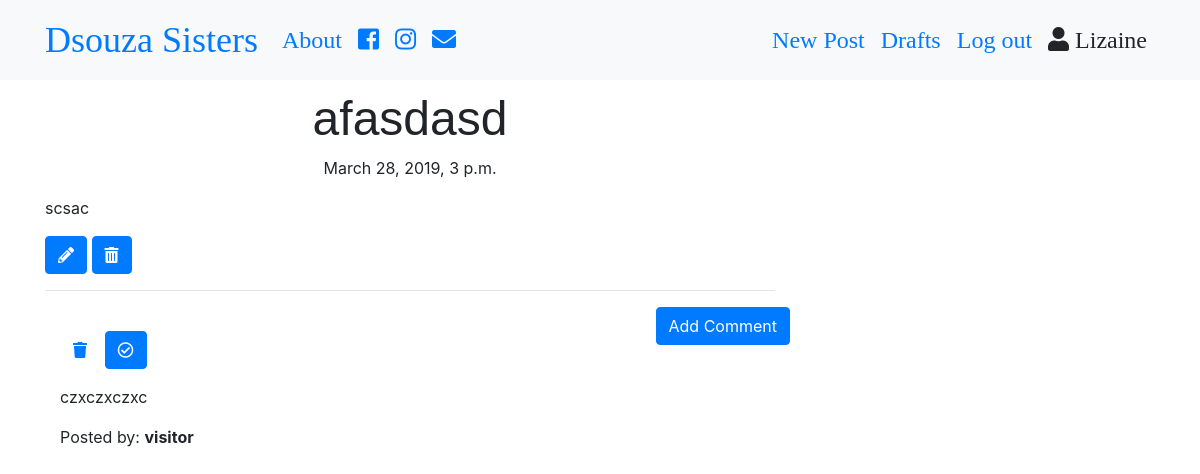
The page /post/9 (signed in) on the database its author committed.
### blog/models.py (models this page shows, shortened)
class Post(models.Model):
    author = models.ForeignKey('auth.User',on_delete=models.CASCADE)
    post_images = models.ImageField(upload_to='post_images',blank=True)
    title = models.CharField(max_length=200)
    text = models.TextField()
    create_date = models.DateTimeField(auto_now_add=True)
    published_date = models.DateTimeField(blank=True,null=True)

class Comment(models.Model):
    post = models.ForeignKey('blog.Post',related_name='comments',on_delete=models.CASCADE)
    author = models.CharField(max_length=200)
    text = models.TextField()
    create_date = models.DateTimeField(auto_now_add=True)
    approved_comments = models.BooleanField(default=False)

### blog/views.py (the view)
# urls.py: path('post/<int:pk>',views.PostDetailView.as_view(),name='post_detail'),
class PostDetailView(DetailView):
    model = Post

### blog/templates/blog/post_detail.html (shortened to what this page needs)
{% extends "blog/base.html" %}
{% block content %}
<h1 class ="posttitle loader">{{post.title}}</h1>
{%  if post.published_date %}
<div class="date postdate">
  {{ post.published_date}}
</div>
{% else %}
<a class="btn btn-default" href="{% url 'post_publish' pk=post.pk %}">Publish <span class='fas fa-upload'></span></a>
{% endif %}
<p class='postcontent'>{{ post.text|safe|linebreaksbr}}</p>
{% if user.is_authenticated %}
<a class="btn btn-primary" href="{% url 'post_update' pk=post.pk %}">
<span class='fas fa-pencil-alt'></span>
</a>
<a class="btn btn-primary" href="{% url 'post_delete' pk=post.pk %}">
<span class='fas fa-trash-alt'></span>
</a>
{% endif %}
<hr>
<a class="btn btn-primary btn-comment" href="{% url 'add_comment_to_post' pk=post.pk %}">Add Comment</a>
<div class="container">
  {% for comment in post.comments.all %}
  <br>
  {% if user.is_authenticated or comment.approved_comment %}
      {% if not comment.approved_comment %}
      <a class="btn btn-default" href="{% url 'comment_remove' pk=comment.pk %}">
      <span class='fas fa-trash'></span>
    </a>
      <a class="btn btn-primary" href="{% url 'comment_approve' pk=comment.pk %}">
      <span class='far fa-check-circle'></span>
    </a>
      {% endif %}
      <p>{{ comment.text|safe|linebreaks }}</p>
      <p>Posted by: <strong>{{ comment.author }}</strong></p>
      {% endif %}
      {% empty %}
      <p>No Comments!</p>
  {% endfor %}
</div>
{% endblock %}

### blog/templates/blog/base.html (shortened to what this page needs)
<!DOCTYPE html>
{% load static %}
<html lang="en" dir="ltr">
  <head>
  <link rel="stylesheet" href="https://stackpath.bootstrapcdn.com/bootstrap/4.1.3/css/bootstrap.min.css">
<link rel="stylesheet" href="https://use.fontawesome.com/releases/v5.4.2/css/all.css">
<link rel="stylesheet" href="//cdn.jsdelivr.net/npm/medium-editor@latest/dist/css/medium-editor.min.css" type="text/css" media="screen" charset="utf-8">
<link rel="stylesheet" href="{% static 'css/blog.css' %}">
  </head>
  <body class="loader">
    <nav class="navbar navbar-expand-lg bg-light techfont">
      <div class="container">
        <div class="navbar-nav align-items-center">
          <a class="navbar-brand bigbrand" href="{% url 'post_list' %}">Dsouza Sisters</a>
          <a class="nav-item nav-link" href="{% url 'about' %}">About</a>
          <a class="nav-item nav-link" href="https://www.facebook.com"><span class="fab fa-facebook-square"></span></a></a>
          <a class="nav-item nav-link" href="https://www.instagram.com"><span class="fab fa-instagram" ></span></a></a>
          <a class="nav-item nav-link" href="#"><span class="fa fa-envelope" aria-hidden="true" ></span></a></a>
        </div>
        <div class="navbar-nav align-items-center ml-auto">
          {% if user.is_authenticated %}
            <a class="nav-item nav-link" href="{% url 'post_new' %}">New Post</a>
            <a class="nav-item nav-link" href="{% url 'drafts' %}">Drafts</a>
            <a class="nav-item nav-link" href="{% url 'logout' %}">Log out</a>
            <a class="nav-item nav-link"><span class="fa fa-user" aria-hidden="true"></span> {{ user.username }}</a>
          {% else %}
            <a class="nav-item nav-nav-linkdisabled" style="margin-left" href="{% url 'login' %}" aria-label="Login">
              <span class="fa fa-user" aria-hidden="true"></span></a>
          {% endif %}
        </div>
      </div>
    </nav>
    <div class="content container">
      <div class="row">
        <div class="col-md-8">
          <div class="blog_posts">
            {% block content %}
            {% endblock %}
          </div>
        </div>
      </div>
    </div>
  </body>
</html>

### blog/static/css/blog.css (style rules this page uses)
.techfont { font-family: 'Slabo 27px', serif; font-size: 1.5em; margin-bottom: 10px; }
.postdate { text-align: center; }
.posttitle { font-family: 'Russo One', sans-serif; font-size: 3em; text-align: center; }
.postcontent { font-family: 'Montserrat'; font-size: 1.5em; }
.btn-comment { position: absolute; right: 0px; }
.bigbrand { font-size: 1.5em; }
.loader { filter:hue-rotate(0deg); color: linear-gradient(45deg,#0f8,#08f); animation:hue 5000ms infinite linear; }

### rows shown on the page
Post: title "afasdasd", published_date "March 28, 2019, 3 p.m.", text "scsac"
Comment: text "czxczxczxc", author "visitor"

### other values the page prints
{{ user.username }} "Lizaine"
